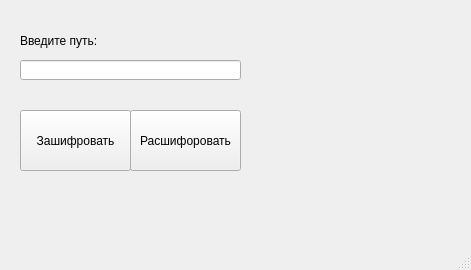
<?xml version="1.0" encoding="UTF-8"?>
<ui version="4.0">
 <class>MainWindow</class>
 <widget class="QMainWindow" name="MainWindow">
  <property name="geometry">
   <rect>
    <x>0</x>
    <y>0</y>
    <width>471</width>
    <height>270</height>
   </rect>
  </property>
  <property name="windowTitle">
   <string>File_crypt</string>
  </property>
  <widget class="QWidget" name="centralwidget">
   <widget class="QPushButton" name="pushButton">
    <property name="geometry">
     <rect>
      <x>20</x>
      <y>110</y>
      <width>111</width>
      <height>61</height>
     </rect>
    </property>
    <property name="text">
     <string>Зашифровать</string>
    </property>
   </widget>
   <widget class="QPushButton" name="pushButton_2">
    <property name="geometry">
     <rect>
      <x>130</x>
      <y>110</y>
      <width>111</width>
      <height>61</height>
     </rect>
    </property>
    <property name="text">
     <string>Расшифоровать</string>
    </property>
   </widget>
   <widget class="QLineEdit" name="lineEdit">
    <property name="geometry">
     <rect>
      <x>20</x>
      <y>60</y>
      <width>221</width>
      <height>20</height>
     </rect>
    </property>
   </widget>
   <widget class="QLabel" name="label">
    <property name="geometry">
     <rect>
      <x>20</x>
      <y>20</y>
      <width>221</width>
      <height>41</height>
     </rect>
    </property>
    <property name="text">
     <string>Введите путь:</string>
    </property>
   </widget>
   <widget class="QLabel" name="label_2">
    <property name="geometry">
     <rect>
      <x>280</x>
      <y>30</y>
      <width>181</width>
      <height>141</height>
     </rect>
    </property>
    <property name="text">
     <string/>
    </property>
   </widget>
   <widget class="QLabel" name="label_3">
    <property name="geometry">
     <rect>
      <x>20</x>
      <y>180</y>
      <width>221</width>
      <height>31</height>
     </rect>
    </property>
    <property name="text">
     <string/>
    </property>
   </widget>
  </widget>
  <widget class="QMenuBar" name="menubar">
   <property name="geometry">
    <rect>
     <x>0</x>
     <y>0</y>
     <width>471</width>
     <height>21</height>
    </rect>
   </property>
  </widget>
  <widget class="QStatusBar" name="statusbar"/>
 </widget>
 <resources/>
 <connections/>
</ui>
